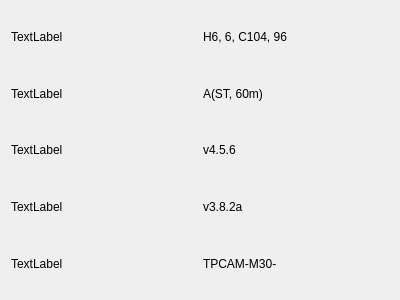
<?xml version="1.0" encoding="UTF-8"?>
<ui version="4.0">
 <class>SystemInfoWidget</class>
 <widget class="QWidget" name="SystemInfoWidget">
  <property name="geometry">
   <rect>
    <x>0</x>
    <y>0</y>
    <width>400</width>
    <height>300</height>
   </rect>
  </property>
  <property name="windowTitle">
   <string>Form</string>
  </property>
  <layout class="QVBoxLayout" name="verticalLayout_2">
   <item>
    <layout class="QGridLayout" name="gridLayout">
     <item row="2" column="1">
      <widget class="QLabel" name="camValueLabel">
       <property name="text">
        <string>v4.5.6</string>
       </property>
      </widget>
     </item>
     <item row="3" column="1">
      <widget class="QLabel" name="laserValueLabel">
       <property name="text">
        <string>v3.8.2a</string>
       </property>
      </widget>
     </item>
     <item row="4" column="1">
      <widget class="QLabel" name="serialNumberValueLabel">
       <property name="text">
        <string>TPCAM-M30-</string>
       </property>
      </widget>
     </item>
     <item row="0" column="0">
      <widget class="QLabel" name="alignLabel">
       <property name="text">
        <string>TextLabel</string>
       </property>
      </widget>
     </item>
     <item row="4" column="0">
      <widget class="QLabel" name="serialNumberLabel">
       <property name="text">
        <string>TextLabel</string>
       </property>
      </widget>
     </item>
     <item row="2" column="0">
      <widget class="QLabel" name="camLabel">
       <property name="text">
        <string>TextLabel</string>
       </property>
      </widget>
     </item>
     <item row="1" column="0">
      <widget class="QLabel" name="modeLabel">
       <property name="text">
        <string>TextLabel</string>
       </property>
      </widget>
     </item>
     <item row="3" column="0">
      <widget class="QLabel" name="laserLabel">
       <property name="text">
        <string>TextLabel</string>
       </property>
      </widget>
     </item>
     <item row="0" column="1">
      <widget class="QLabel" name="alignValueLabel">
       <property name="text">
        <string>H6, 6, C104, 96</string>
       </property>
      </widget>
     </item>
     <item row="1" column="1">
      <widget class="QLabel" name="modeValueLabel">
       <property name="text">
        <string>A(ST, 60m)</string>
       </property>
      </widget>
     </item>
    </layout>
   </item>
  </layout>
 </widget>
 <resources/>
 <connections/>
</ui>
